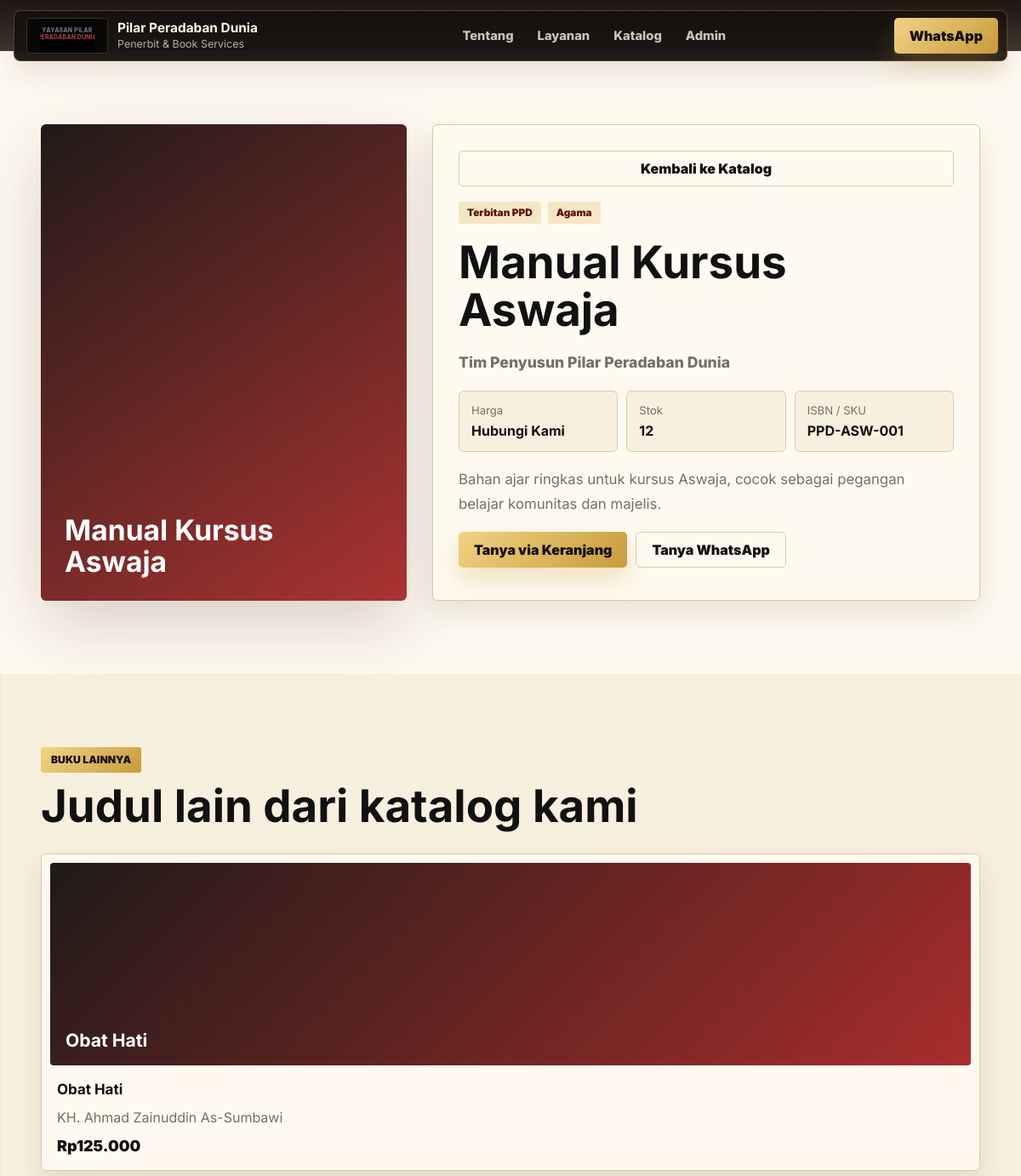
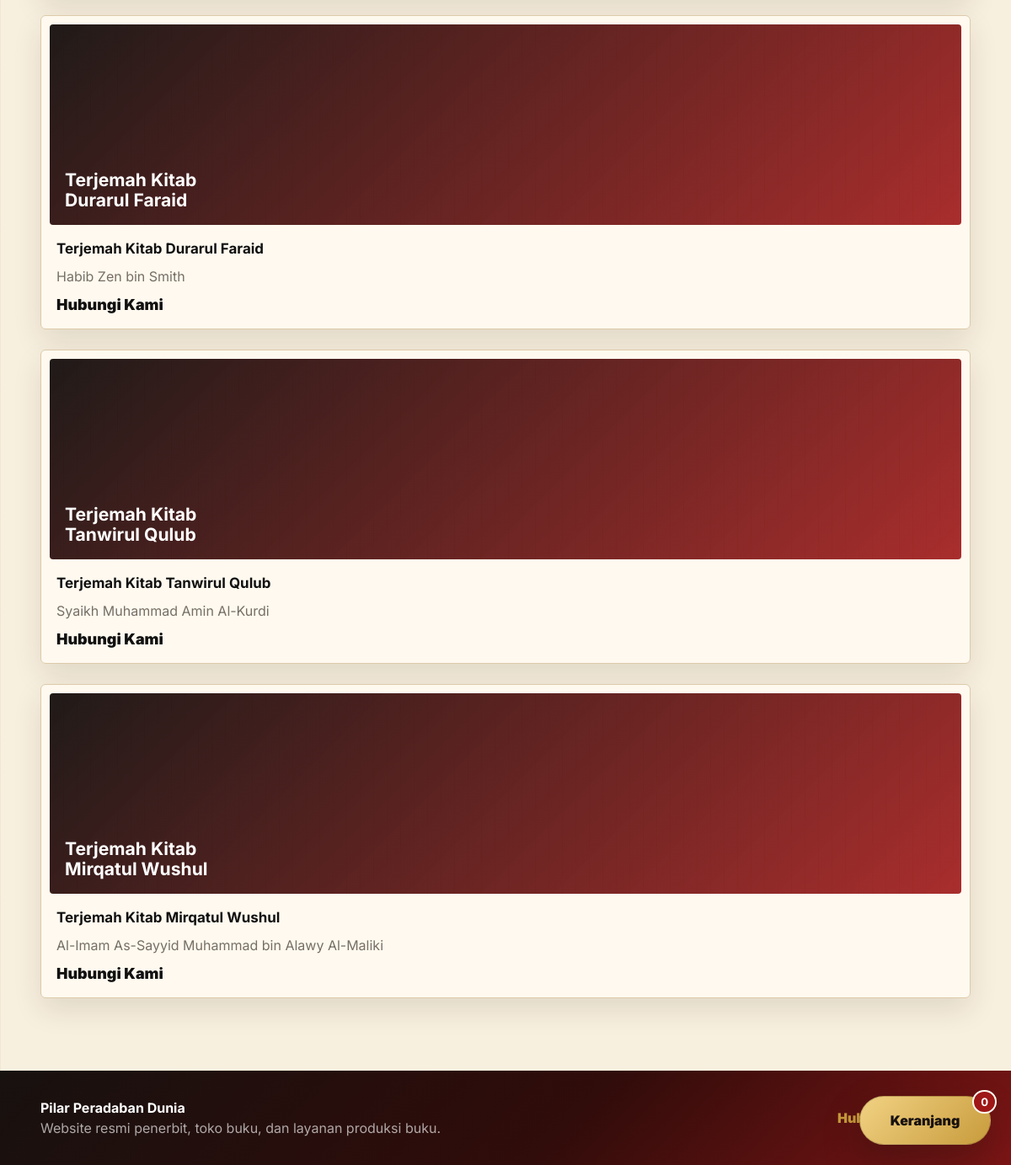
The app's page /book.php?id=ppd-manual-kursus-aswaja with its own data (2 pictures, top to bottom).
### tables this page shows
CREATE TABLE IF NOT EXISTS books (
  id VARCHAR(120) PRIMARY KEY,
  title VARCHAR(255) NOT NULL,
  author VARCHAR(180) NOT NULL,
  isbn VARCHAR(120) DEFAULT NULL,
  price INT UNSIGNED NOT NULL DEFAULT 0,
  price_label VARCHAR(80) DEFAULT '',
  stock INT UNSIGNED NOT NULL DEFAULT 0,
  source ENUM('Terbitan PPD','Distributor','Titipan') NOT NULL DEFAULT 'Terbitan PPD',
  category VARCHAR(80) NOT NULL DEFAULT 'Agama',
  short_description TEXT,
  description TEXT,
  cover_image VARCHAR(255) DEFAULT '',
  is_active TINYINT(1) NOT NULL DEFAULT 1,
  created_at TIMESTAMP DEFAULT CURRENT_TIMESTAMP,
  updated_at TIMESTAMP DEFAULT CURRENT_TIMESTAMP ON UPDATE CURRENT_TIMESTAMP
);

### book.php (the view, shortened to what this page needs)
<?php
$config = require __DIR__ . '/api/config.php';
function h($value): string
{
    return htmlspecialchars((string)$value, ENT_QUOTES, 'UTF-8');
}
function rupiah(int $value): string
{
    return 'Rp' . number_format($value, 0, ',', '.');
}
function pdo(array $config): PDO
{
    $dsn = sprintf('mysql:host=%s;dbname=%s;charset=utf8mb4', $config['db_host'], $config['db_name']);
    return new PDO($dsn, $config['db_user'], $config['db_pass'], [
        PDO::ATTR_ERRMODE => PDO::ERRMODE_EXCEPTION,
        PDO::ATTR_DEFAULT_FETCH_MODE => PDO::FETCH_ASSOC,
    ]);
}
$db = pdo($config);
$id = trim((string)($_GET['id'] ?? ''));
$stmt = $db->prepare('SELECT * FROM books WHERE id = ? AND is_active = 1 LIMIT 1');
$stmt->execute([$id]);
$book = $stmt->fetch();
$settings = [];
foreach ($db->query('SELECT setting_key, setting_value FROM site_settings') as $row) {
    $settings[$row['setting_key']] = $row['setting_value'];
}
$brandName = $settings['brand_name'] ?? 'Pilar Peradaban Dunia';
$brandTagline = $settings['brand_tagline'] ?? 'Penerbit & Book Services';
$waNumber = $settings['whatsapp_number'] ?? ($config['wa_number'] ?? '628993998544');
$priceText = $book['price_label'] ?: rupiah((int)$book['price']);
$shortDescription = trim((string)($book['short_description'] ?? ''));
$longDescription = trim((string)($book['description'] ?? ''));
$relatedStmt = $db->prepare('SELECT id, title, author, price, price_label, cover_image FROM books WHERE is_active = 1 AND id <> ? ORDER BY created_at DESC LIMIT 4');
$relatedStmt->execute([$book['id']]);
$relatedBooks = $relatedStmt->fetchAll();
?>
<!doctype html>
<html lang="id">
<head>
  <link rel="stylesheet" href="styles.css?v=20260627-10">
</head>
<body>
  <header class="site-header">
    <a class="brand" href="index.html" aria-label="<?= h($brandName) ?>">
      <img class="brand-logo" src="assets/logo-pilar.svg" alt="Yayasan Pilar Peradaban Dunia">
      <span>
        <strong><?= h($brandName) ?></strong>
        <small><?= h($brandTagline) ?></small>
      </span>
    </a>
    <nav class="nav-links" aria-label="Navigasi utama">
      <a href="about.php">Tentang</a>
      <a href="index.html#layanan">Layanan</a>
      <a href="index.html#katalog">Katalog</a>
      <a href="admin.html">Admin</a>
    </nav>
    <div class="header-actions">
      <a class="wa-action" href="https://wa.me/<?= h($waNumber) ?>" target="_blank" rel="noreferrer">WhatsApp</a>
    </div>
  </header>
  <main>
    <section class="section product-page">
      <div class="product-shell">
        <div class="product-cover">
          <?php if ($book['cover_image']): ?>
            <img src="<?= h($book['cover_image']) ?>" alt="Cover <?= h($book['title']) ?>">
          <?php else: ?>
            <strong><?= h($book['title']) ?></strong>
          <?php endif; ?>
        </div>
        <article class="product-info">
          <a class="secondary-action compact" href="index.html#katalog">Kembali ke Katalog</a>
          <div class="book-meta">
            <?php if ($book['source']): ?><span class="tag"><?= h($book['source']) ?></span><?php endif; ?>
            <?php if ($book['category']): ?><span class="tag"><?= h($book['category']) ?></span><?php endif; ?>
          </div>
          <h1><?= h($book['title']) ?></h1>
          <p class="detail-author"><?= h($book['author']) ?></p>
          <div class="detail-facts">
            <div><span>Harga</span><strong><?= h($priceText) ?></strong></div>
            <div><span>Stok</span><strong><?= (int)$book['stock'] ?></strong></div>
            <div><span>ISBN / SKU</span><strong><?= h($book['isbn'] ?: '-') ?></strong></div>
          </div>
          <p class="detail-description"><?= nl2br(h($longDescription ?: $shortDescription)) ?></p>
          <?php if ($book['id']): ?>
          <div class="detail-actions">
            <button class="primary-action" type="button" data-add="<?= h($book['id']) ?>" <?= ((int)$book['stock'] < 1) ? 'disabled' : '' ?>><?= $book['price_label'] ? 'Tanya via Keranjang' : 'Tambah ke Keranjang' ?></button>
            <a class="secondary-action" href="https://wa.me/<?= h($waNumber) ?>?text=Halo%20Pilar%20Peradaban%20Dunia,%20saya%20ingin%20bertanya%20tentang%20buku%20<?= rawurlencode($book['title']) ?>" target="_blank" rel="noreferrer">Tanya WhatsApp</a>
          </div>
          <?php endif; ?>
        </article>
      </div>
    </section>
    <?php if ($relatedBooks): ?>
    <section class="section catalog-section">
      <div class="section-heading">
        <div>
          <p class="eyebrow">Buku lainnya</p>
          <h2>Judul lain dari katalog kami</h2>
        </div>
      </div>
      <div class="book-grid">
        <?php foreach ($relatedBooks as $related): ?>
        <a class="book-card" href="book.php?id=<?= h($related['id']) ?>">
          <div class="cover <?= $related['cover_image'] ? 'has-cover' : '' ?>">
            <?php if ($related['cover_image']): ?>
              <img src="<?= h($related['cover_image']) ?>" alt="Cover <?= h($related['title']) ?>" loading="lazy">
            <?php else: ?>
              <strong><?= h($related['title']) ?></strong>
            <?php endif; ?>
          </div>
          <div class="book-body">
            <h3 class="book-title"><?= h($related['title']) ?></h3>
            <p class="book-author"><?= h($related['author']) ?></p>
            <div class="book-footer"><div class="price"><?= h($related['price_label'] ?: rupiah((int)$related['price'])) ?></div></div>
          </div>
        </a>
        <?php endforeach; ?>
      </div>
    </section>
    <?php endif; ?>
  </main>
  <button class="cart-toggle cart-bubble" type="button" aria-label="Buka keranjang">
    <span>Keranjang</span>
    <strong id="cartCount">0</strong>
  </button>
  <footer class="site-footer">
    <div>
      <strong><?= h($settings['footer_title'] ?? $brandName) ?></strong>
      <span><?= h($settings['footer_description'] ?? 'Website resmi penerbit, toko buku, dan layanan produksi buku.') ?></span>
    </div>
    <a href="https://wa.me/<?= h($waNumber) ?>" target="_blank" rel="noreferrer"><?= h($settings['footer_link_text'] ?? 'Hubungi WhatsApp') ?></a>
  </footer>
</body>
</html>

### records on screen
books: title "Manual Kursus Aswaja", source "Terbitan PPD", category "Agama", author "Tim Penyusun Pilar Peradaban Dunia", price_label "Hubungi Kami", stock "12", isbn "PPD-ASW-001", description "Bahan ajar ringkas untuk kursus Aswaja, cocok sebagai pegangan belajar komunitas dan majelis."
books: title "Obat Hati", author "KH. Ahmad Zainuddin As-Sumbawi", price_label+price "Rp125.000"
books: title "Terjemah Kitab Durarul Faraid", author "Habib Zen bin Smith", price_label "Hubungi Kami"
books: title "Terjemah Kitab Tanwirul Qulub", author "Syaikh Muhammad Amin Al-Kurdi", price_label "Hubungi Kami"
books: title "Terjemah Kitab Mirqatul Wushul", author "Al-Imam As-Sayyid Muhammad bin Alawy Al-Maliki", price_label "Hubungi Kami"

### other values on screen
$brandName "Pilar Peradaban Dunia"
$brandTagline "Penerbit & Book Services"
$settings['footer_title'] "Pilar Peradaban Dunia"
$settings['footer_description'] "Website resmi penerbit, toko buku, dan layanan produksi buku."
$settings['footer_link_text'] "Hubungi WhatsApp"
